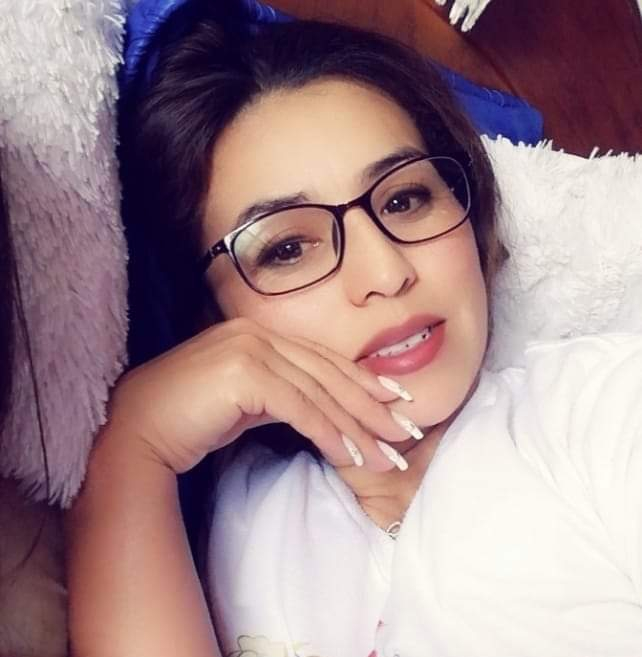
#> input picture Mini Proyectos Python JK/image to cartoon/_fotoEdilberto.jpg, 642 x 657 px, found by its file name
$ python picToImg.py
#> lines starting #> are read from the running program, lines starting #| are printed output that depends on the picture
import cv2
# pip install opencv-python

def picToSketch(image):


    grey_img= cv2.cvtColor(image, cv2.COLOR_BGR2GRAY)
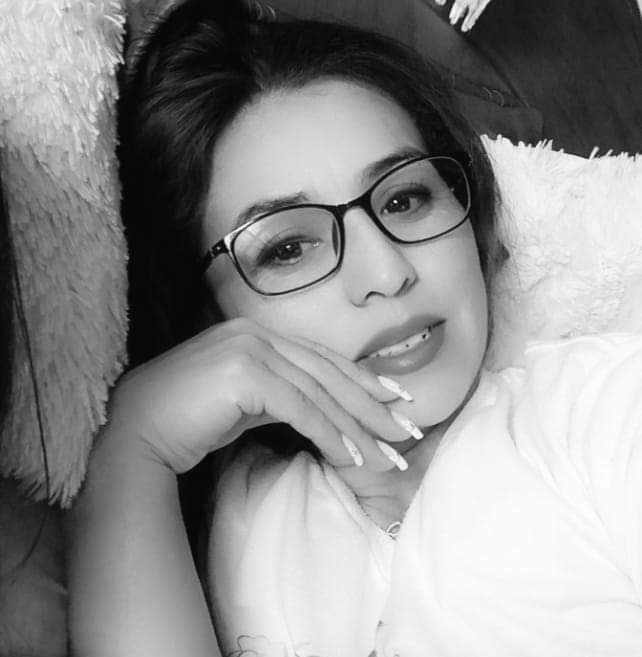
#> grey_img: shape (657, 642); min 5, max 254, mean 142.8
#> image is the input picture: shape (657, 642, 3); mean B, G, R 139.7, 134.4, 160.5
    invert= cv2.bitwise_not(grey_img)
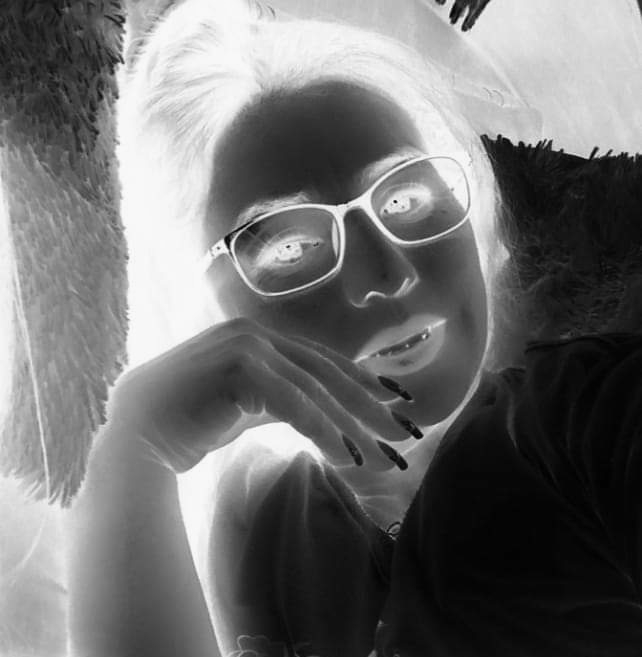
#> invert: shape (657, 642); min 1, max 250, mean 112.2
    blur= cv2.GaussianBlur(invert, (21, 21), 0)
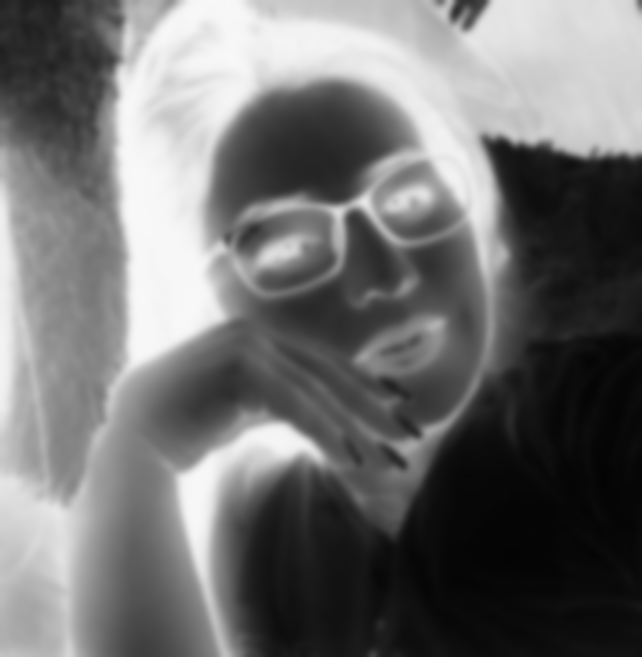
#> blur: shape (657, 642); min 3, max 248, mean 112.2
    invertedBlur= cv2.bitwise_not(blur)
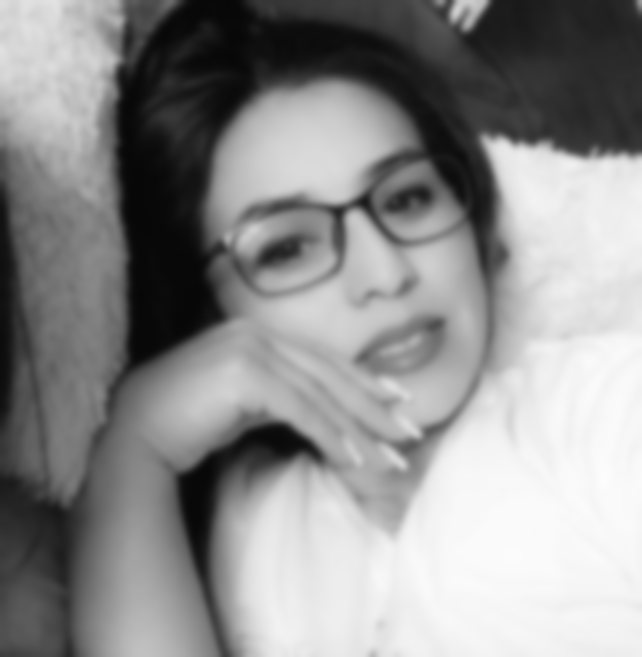
#> invertedBlur: shape (657, 642); min 7, max 252, mean 142.8
    sketch= cv2.divide(grey_img, invertedBlur, scale= 256.0)
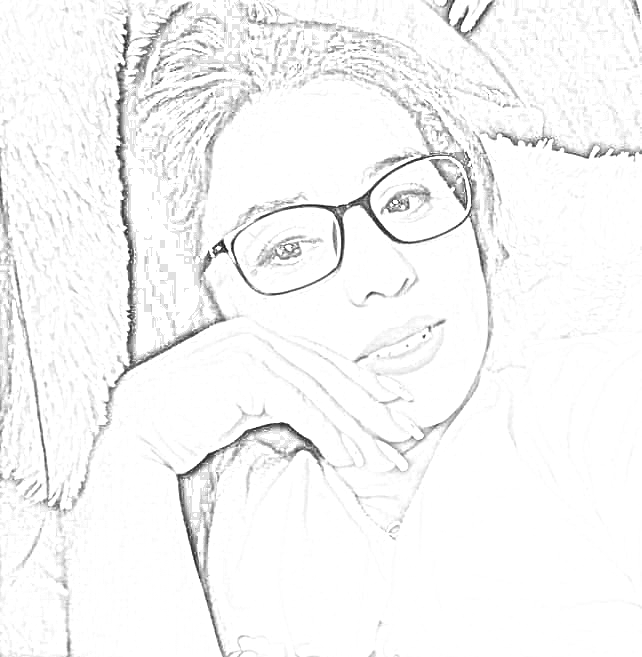
#> sketch: shape (657, 642); min 17, max 255, mean 245.7

    cv2.imwrite("sketch.png", sketch)
picToSketch(image=  cv2.imread("D:\Pruebas Python\img\_fotoEdilberto.jpg"))

$ run again, with Mini Proyectos Python JK/image to cartoon/JKfotoTIC.jpg copied over Mini Proyectos Python JK/image to cartoon/_fotoEdilberto.jpg
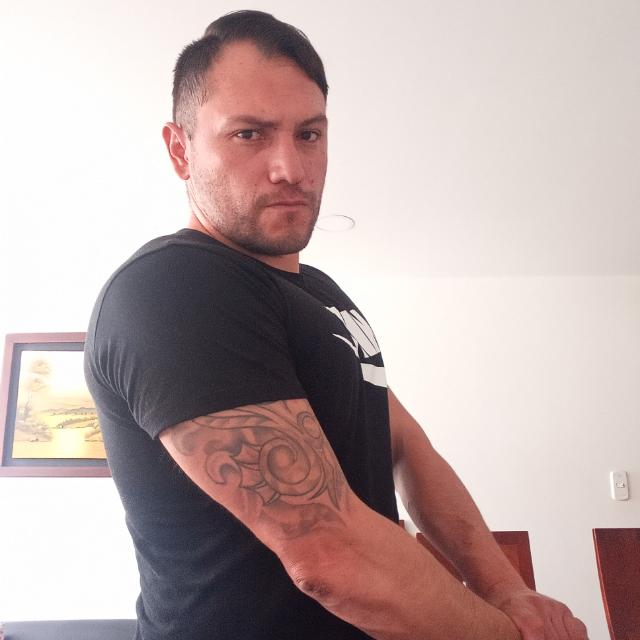
#> input picture Mini Proyectos Python JK/image to cartoon/JKfotoTIC.jpg, 640 x 640 px, found by its file name
#> in picToSketch, image is the input picture: shape (640, 640, 3); mean B, G, R 168.8, 170.2, 188.3
#> in picToSketch, `blur= cv2.GaussianBlur(invert, (21, 21), 0)`:
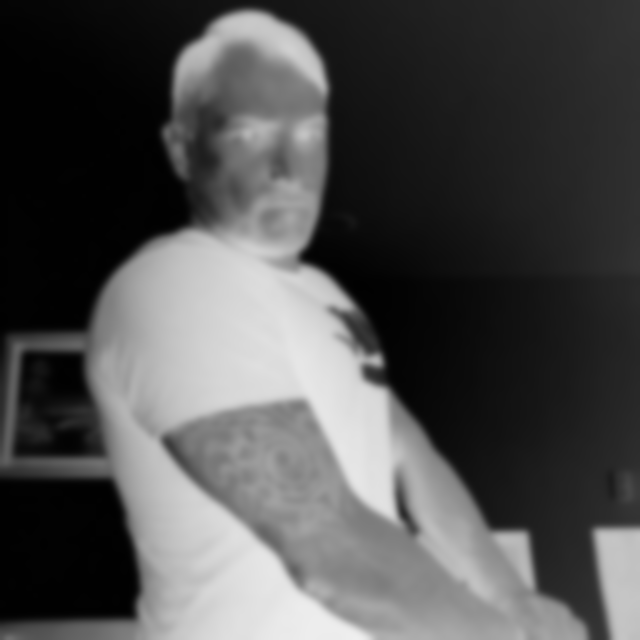
#> blur: shape (640, 640); min 1, max 239, mean 79.5
#> in picToSketch, `sketch= cv2.divide(grey_img, invertedBlur, scale= 256.0)`:
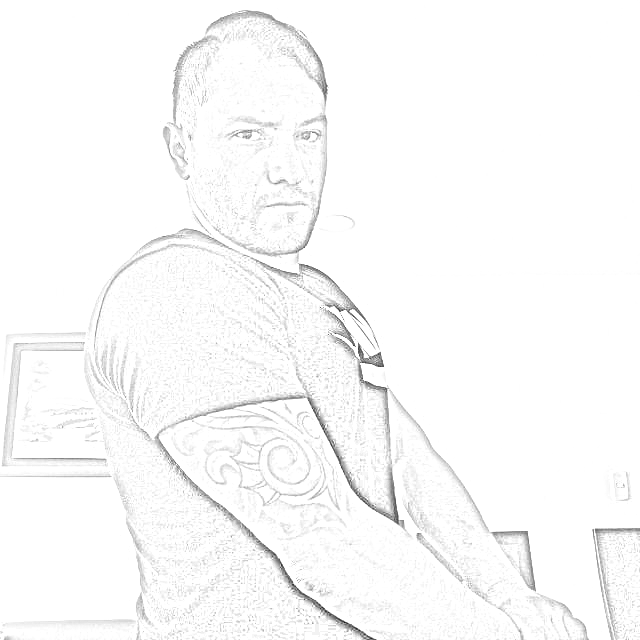
#> sketch: shape (640, 640); min 20, max 255, mean 250
